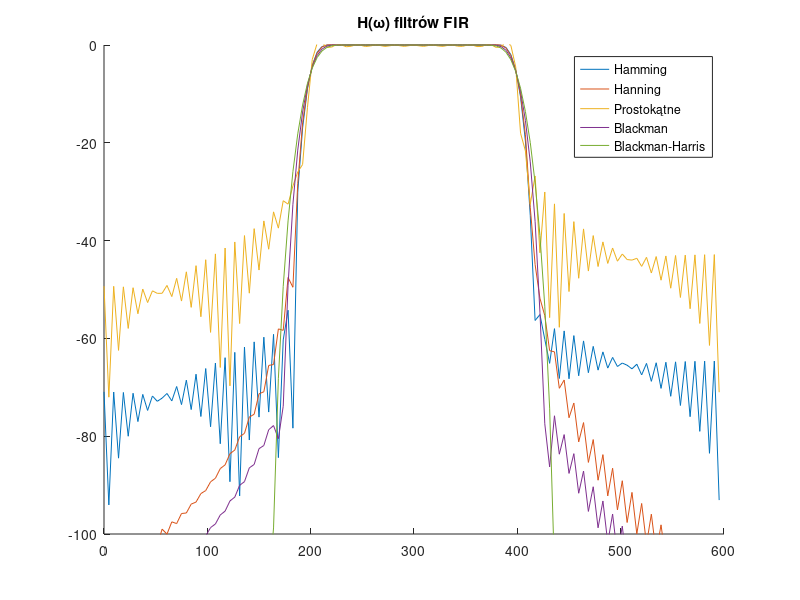
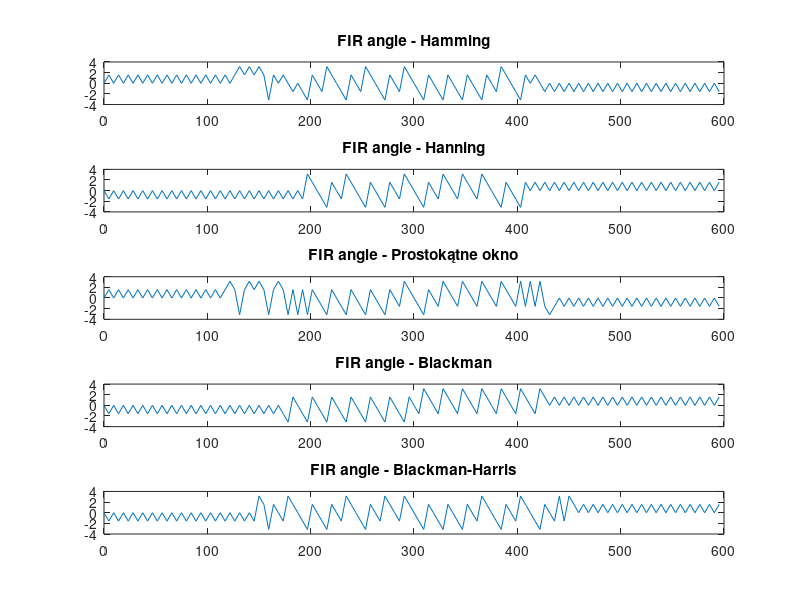
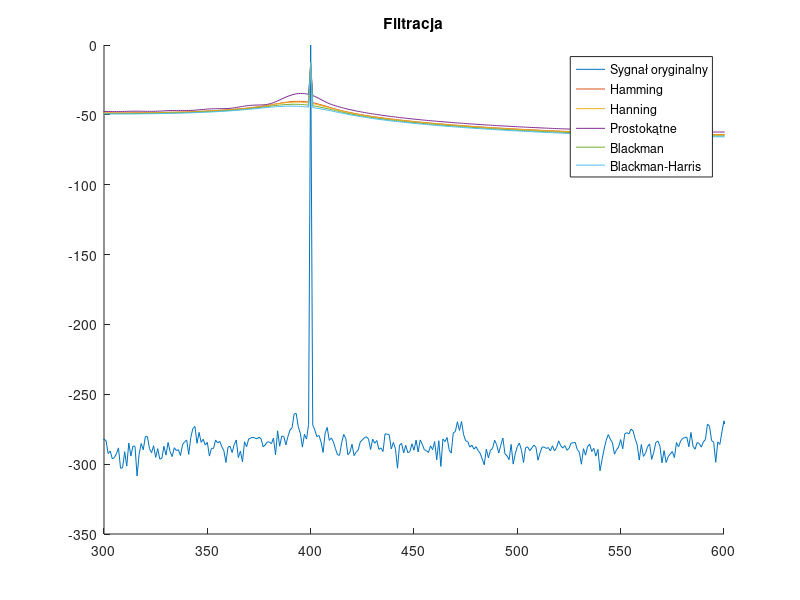

The MATLAB source for these figures, in order:
close all;
clear all;

%% dane
fpr=1200;           %czestotliwosc probkowania
df=200;             %szerokosc pasma przepustowego
fc=300;             %srodek pasma przepustowego
N=128;              %długość filtru
fup=fc+(df/2);      %gorna granica filtru
fdown=fc-(df/2);    %dolna granica filtru

%% okno hamminga
figure(1);
hold all;
b1 = fir1(N,[fdown/fpr*2 fup/fpr*2],hamming(N+1));
[h1,f1] = freqz(b1,1,N,fpr); %odpowiedz impulsowa
plot(f1,20*log10(abs(h1)));


%% okno hanninga
b2 = fir1(N,[fdown/fpr*2 fup/fpr*2],hanning(N+1));
[h2,f2] = freqz(b2,1,N,fpr);
plot(f2,20*log10(abs(h2)));


%% okno prostokatne
b3 = fir1(N,[fdown/fpr*2 fup/fpr*2],boxcar(N+1));
[h3,f3] = freqz(b3,1,N,fpr);
plot(f3,20*log10(abs(h3)));


%% okno blackmana
b4 = fir1(N,[fdown/fpr*2 fup/fpr*2],blackman(N+1));
[h4,f4] = freqz(b4,1,N,fpr);
plot(f4,20*log10(abs(h4)));


%% okno blackmana-harrisa
b5 = fir1(N,[fdown/fpr*2 fup/fpr*2],blackmanharris(N+1));
[h5,f5] = freqz(b5,1,N,fpr);
plot(f5,20*log10(abs(h5)));

%% charakterystyki amplitudowo-czestotliwosciowe
ylim([-100 0]);
xlim([0 600]);
legend('Hamming', 'Hanning', 'Prostokątne', 'Blackman', 'Blackman-Harris');
title('H(\omega) filtrów FIR')

%% charakterystyki fazowo-częstotliwościowe
figure(2);
subplot(5,1,1)
plot(f1,angle(h1));
title('FIR angle - Hamming');
subplot(5,1,2)
plot(f2,angle(h2));
title('FIR angle - Hanning');
subplot(5,1,3)
plot(f3,angle(h3));
title('FIR angle - Prostokątne okno');
subplot(5,1,4)
plot(f4,angle(h4));
title('FIR angle - Blackman');
subplot(5,1,5)
plot(f5,angle(h5));
title('FIR angle - Blackman-Harris');

%% projektowanie sygnału x
t=0:1/fpr:1-1/fpr;
fprig1=200; fprig2=400; fprig3=600;
x=sin(2*pi*fprig1*t)+sin(2*pi*fprig2*t)+sin(2*pi*fprig3*t); % sygnal x
f=(0:length(t)-1)*fpr/length(t);
X=20*log10(abs(fft(x)/length(t)*2));

%% widmo gęstości mocy sygnału x
figure(3);
hold all;
% filtrujemy przez b1 a potem z powrotem filtrujemy przez jedynke
% filtfilt - A filter transfer function equal to the squared magnitude of the original filter transfer function
y1=filtfilt(b1,1,x); 
plot(f,X,f,20*log10(abs(fft(y1)/length(t)*2)));

y2=filtfilt(b2,1,x);
plot(f,20*log10(abs(fft(y2)/length(t)*2)));

y3=filtfilt(b3,1,x);
plot(f,20*log10(abs(fft(y3)/length(t)*2)));

y4=filtfilt(b4,1,x);
plot(f,20*log10(abs(fft(y4)/length(t)*2)));

y5=filtfilt(b5,1,x);
plot(f,20*log10(abs(fft(y5)/length(t)*2)));
xlim([300 600]);
legend('Sygnał oryginalny','Hamming', 'Hanning', 'Prostokątne', 'Blackman', 'Blackman-Harris');
title('Filtracja');

